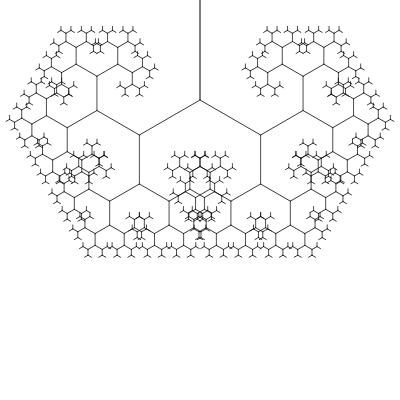
Frame 1 (no input)
Frame 2 (the mouse pressed at the canvas centre, redrawn once): identical to frame 1, image omitted

The p5.js sketch that drew this single still picture (run headless with seeded random() and noise() and a simulated clock; the mouse was pressed at the canvas centre and the sketch redrawn once):

// p5.js sketch
// ── sketch.js
function setup() {
  createCanvas(400, 400);
  angleMode(DEGREES);
}

const len = 100;
const max = 10;
const branches = 2;
const angleOffset = -60;
const branchAngle = 120;
const branchScale = 0.7;

function drawPart(level) {
  // after 10 levels we stop
  if (level < max) {
    push();
    // draw a line
    line(0, 0, 0, len);
    // move to the end of the line
    translate(0, len);
    scale(branchScale);
    // counter the scale for constant strokeWeight of 1
    strokeWeight(1 / Math.pow(0.7, level));
    // new branches
    for (let i = 0; i < branches; i += 1) {
      push();
      // rotate
      rotate(angleOffset + branchAngle * i);
      // and call the drawPart again
      drawPart(level + 1);
      pop();
    }
    pop();
  }
}

function draw() {
  background(255);
  stroke(0);

  // move to the center
  translate(200, 0);

  // call function
  drawPart(0);

  noLoop();
}
